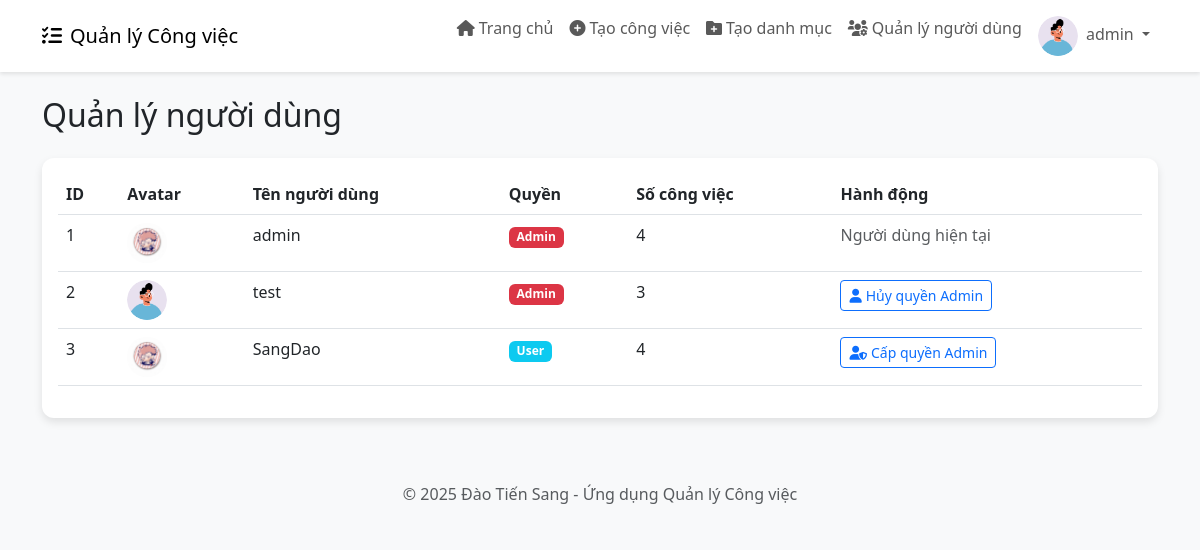
Before: /admin/users (signed in) with the older database file.
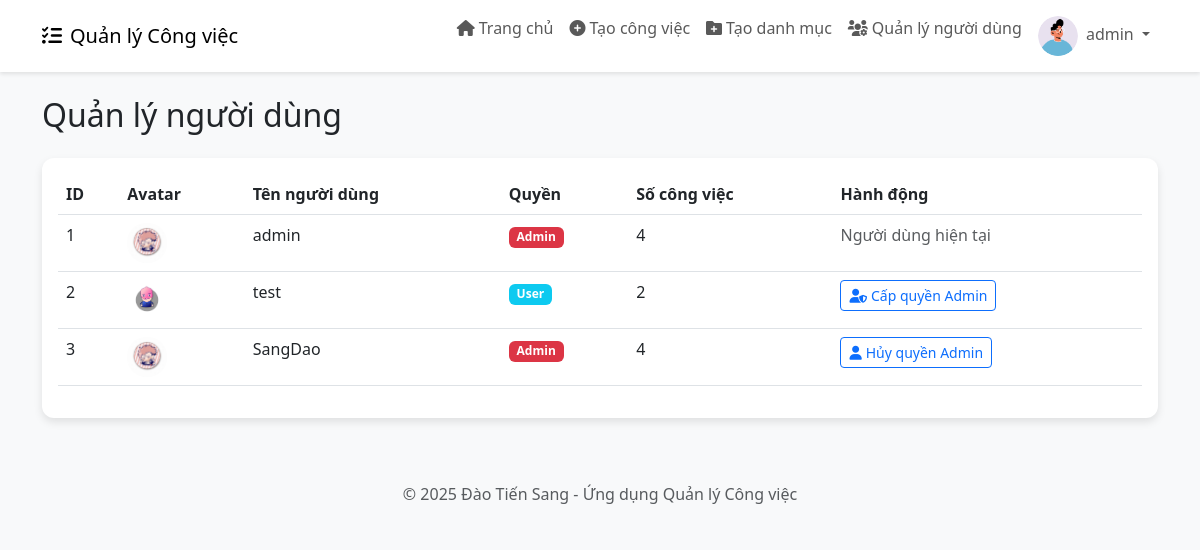
After: the same page with the newer database file.
### app.py (models this page shows)
class User(db.Model):
    id = db.Column(db.Integer, primary_key=True)
    username = db.Column(db.String(80), unique=True, nullable=False)
    password = db.Column(db.String(200), nullable=False)
    avatar = db.Column(db.String(200), nullable=True, default='default-avatar.png')
    is_admin = db.Column(db.Boolean, default=False)
    tasks = db.relationship('Task', backref='user', lazy=True)

### app.py (the view)
@app.route('/admin/users')
def admin_users():
    if 'user_id' not in session or not session.get('is_admin'):
        return redirect(url_for('login'))
    users = User.query.all()
    return render_template('admin_users.html', users=users)

### templates/admin_users.html
{% extends 'base.html' %}
{% block content %}
<h2 class="mb-4">Quản lý người dùng</h2>
<div class="card">
    <div class="card-body">
        <div class="table-responsive">
            <table class="table table-hover">
                <thead>
                    <tr>
                        <th>ID</th>
                        <th>Avatar</th>
                        <th>Tên người dùng</th>
                        <th>Quyền</th>
                        <th>Số công việc</th>
                        <th>Hành động</th>
                    </tr>
                </thead>
                <tbody>
                    {% for user in users %}
                    <tr>
                        <td>{{ user.id }}</td>
                        <td>
                            <img src="{{ url_for('static', filename='uploads/' + user.avatar) }}" alt="Avatar" class="avatar-circle">
                        </td>
                        <td>{{ user.username }}</td>
                        <td>
                            {% if user.is_admin %}
                            <span class="badge bg-danger">Admin</span>
                            {% else %}
                            <span class="badge bg-info">User</span>
                            {% endif %}
                        </td>
                        <td>{{ user.tasks|length }}</td>
                        <td>
                            {% if user.id != session['user_id'] %}
                            <a href="{{ url_for('toggle_admin', user_id=user.id) }}" class="btn btn-sm btn-outline-primary">
                                {% if user.is_admin %}
                                <i class="fas fa-user me-1"></i>Hủy quyền Admin
                                {% else %}
                                <i class="fas fa-user-shield me-1"></i>Cấp quyền Admin
                                {% endif %}
                            </a>
                            {% else %}
                            <span class="text-muted">Người dùng hiện tại</span>
                            {% endif %}
                        </td>
                    </tr>
                    {% endfor %}
                </tbody>
            </table>
        </div>
    </div>
</div>
{% endblock %}

### templates/base.html (shortened to what this page needs)
<!DOCTYPE html>
<html lang="vi">
<head>
    <link href="https://cdn.jsdelivr.net/npm/bootstrap@5.3.0-alpha1/dist/css/bootstrap.min.css" rel="stylesheet">
    <link rel="stylesheet" href="https://cdnjs.cloudflare.com/ajax/libs/font-awesome/6.0.0/css/all.min.css">
</head>
<body>
    {% if 'user_id' in session %}
    <nav class="navbar navbar-expand-lg navbar-light bg-white mb-4">
        <div class="container">
            <a class="navbar-brand" href="{{ url_for('dashboard') }}">
                <i class="fas fa-tasks me-2"></i>Quản lý Công việc
            </a>
            <div class="collapse navbar-collapse" id="navbarNav">
                <ul class="navbar-nav ms-auto">
                    <li class="nav-item">
                        <a class="nav-link" href="{{ url_for('dashboard') }}">
                            <i class="fas fa-home me-1"></i>Trang chủ
                        </a>
                    </li>
                    <li class="nav-item">
                        <a class="nav-link" href="{{ url_for('new_task') }}">
                            <i class="fas fa-plus-circle me-1"></i>Tạo công việc
                        </a>
                    </li>
                    {% if session.get('is_admin') %}
                    <li class="nav-item">
                        <a class="nav-link" href="{{ url_for('new_category') }}">
                            <i class="fas fa-folder-plus me-1"></i>Tạo danh mục
                        </a>
                    </li>
                    <li class="nav-item">
                        <a class="nav-link" href="{{ url_for('admin_users') }}">
                            <i class="fas fa-users-cog me-1"></i>Quản lý người dùng
                        </a>
                    </li>
                    {% endif %}
                    <li class="nav-item dropdown">
                        <a class="nav-link dropdown-toggle" href="#" id="navbarDropdown" role="button" data-bs-toggle="dropdown" aria-expanded="false">
                            <img src="{{ url_for('static', filename='uploads/' + session.get('avatar', 'default-avatar.png')) }}" alt="Avatar" class="avatar-circle me-1">
                            {{ session.get('username') }}
                        </a>
                    </li>
                </ul>
            </div>
        </div>
    </nav>
    {% endif %}
    <div class="container mt-4">
        {% block content %}{% endblock %}
    </div>
    <footer class="bg-light py-3 mt-5">
        <div class="container text-center">
            <p class="text-muted mb-0">© 2025 Đào Tiến Sang - Ứng dụng Quản lý Công việc</p>
        </div>
    </footer>
</body>
</html>

### templates/base.html (style rules this page uses)
body { background-color: #f8f9fa; font-family: 'Segoe UI', Tahoma, Geneva, Verdana, sans-serif; }
.navbar { box-shadow: 0 2px 4px rgba(0, 0, 0, 0.1); }
.card { border: none; border-radius: 12px; box-shadow: 0 4px 8px rgba(0, 0, 0, 0.1); transition: transform 0.3s ease, box-shadow 0.3s ease; margin-bottom: 20px; }
.avatar-circle { width: 40px; height: 40px; border-radius: 50%; object-fit: cover; }

Changed rows visible on the page:
changed User "test": avatar: picture added in place of a placeholder; tasks|length "3" → "2"; is_admin "Admin Hủy quyền Admin" → "User Cấp quyền Admin"
changed User "SangDao": is_admin "User Cấp quyền Admin" → "Admin Hủy quyền Admin"
